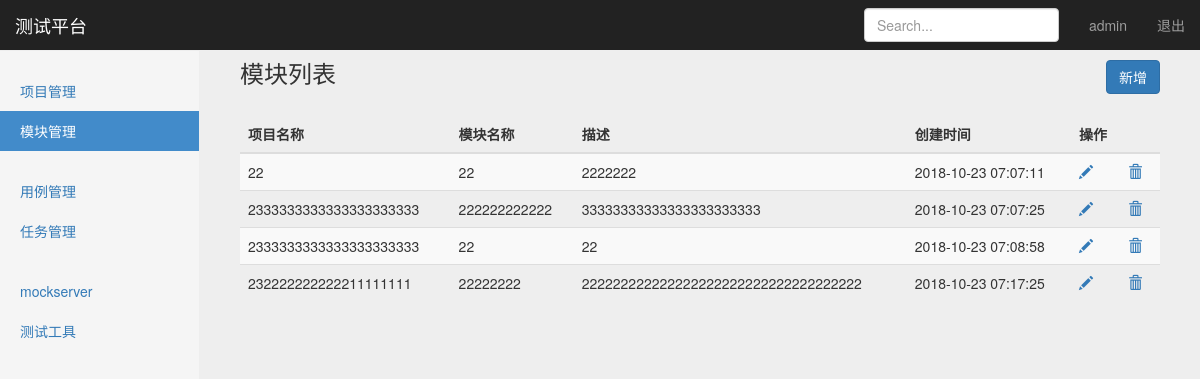
The app's page /manage/module_manage/ (signed in), older data.
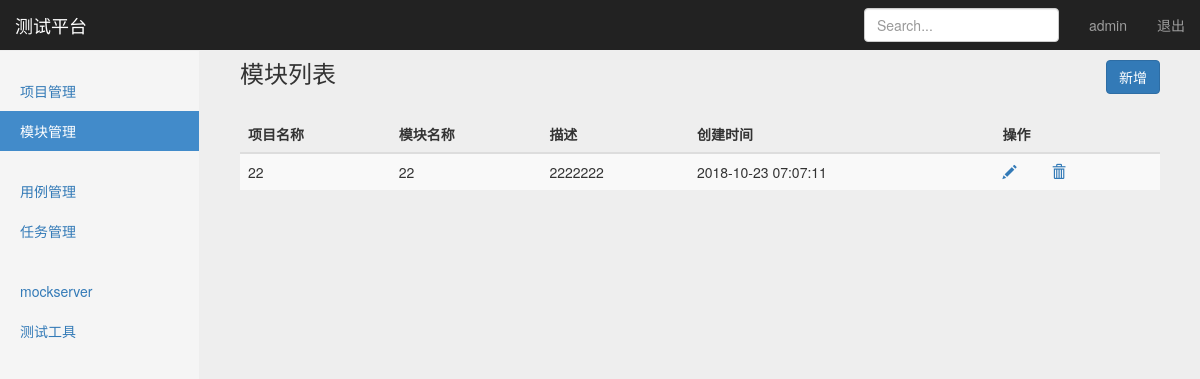
The same page, newer data.
### project_app/models.py (models this page shows, shortened)
class Module(models.Model):
    project = models.ForeignKey(Project,on_delete=models.CASCADE)
    mname = models.CharField("名称",max_length=255,blank=False,default="")
    description = models.CharField("描述", max_length=255, default="")
    create_time = models.DateTimeField("创建时间", auto_now=True)

class Project(models.Model):
    pname = models.CharField("名称",max_length=255,blank=False,default="")
    description = models.CharField("描述",max_length=255,default="")
    status = models.BooleanField("状态",default=True)
    create_time = models.DateTimeField("创建时间",auto_now=True)
    def __str__(self):
        return self.pname

### project_app/views/module_views.py (the view)
# urls.py: path("module_manage/", module_views.list_module),
@login_required
def list_module(request):
    cuser_name = request.session.get("cuser_name", "")
    latest_module_list = Module.objects.all()
    return render(request, "module_manage.html", {"cuser_name": cuser_name,"latest_module_list": latest_module_list,
                                                "type": "list"}
                  )

### templates/module_manage.html (shortened to what this page needs)
{% extends "base.html" %}
{% block content %}
    <nav class="navbar navbar-inverse navbar-fixed-top">
      <div class="container-fluid">
        <div class="navbar-header">
          <a class="navbar-brand" href="#">测试平台</a>
        </div>
        <div id="navbar" class="navbar-collapse collapse">
          <ul class="nav navbar-nav navbar-right">
            <li><a>{{ cuser_name }}</a></li>
            <li><a href="/logout/">退出</a></li>
          </ul>
          <form class="navbar-form navbar-right">
            <input type="text" class="form-control" placeholder="Search...">
          </form>
        </div>
      </div>
    </nav>
    <div class="container-fluid">
      <div class="row">
        <div class="col-sm-3 col-md-2 sidebar">
          <ul class="nav nav-sidebar">
            <li ><a href="/manage/project_manage">项目管理</a></li>
            <li class="active"><a href="/manage/module_manage">模块管理</a></li>
          </ul>
          <ul class="nav nav-sidebar">
            <li><a href="">用例管理</a></li>
            <li><a href="">任务管理</a></li>
          </ul>
          <ul class="nav nav-sidebar">
            <li><a href="">mockserver</a></li>
            <li><a href="">测试工具</a></li>
          </ul>
        </div>
        {% if type == "list" %}
        <form  action="" method="post">
        <div class="col-sm-9 col-sm-offset-3 col-md-10 col-md-offset-2 main">
          <h3 class="page-header">模块列表
          <button
                  type="button" class="btn btn-primary" style="float: right"
                  onclick="window.location.href='/manage/module_add'"
          >新增</button>
          </h3>
          <div class="table-responsive">
             <table class="table table-striped">
              <thead>
                <tr>
                  <th>项目名称</th>
                  <th>模块名称</th>
                  <th>描述</th>
                  <th>创建时间</th>
                  <th>操作</th>
                </tr>
              </thead>
              <tbody>
              {% for module_list in latest_module_list %}
                <tr>
                  <td>{{ module_list.project}}</td>
                  <td>{{ module_list.mname }}</td>
                  <td>{{ module_list.description}}</td>
                  <td>{{ module_list.create_time | date:"Y-m-d H:i:s"}}</td>
                  <td>
                  <a title="编辑" class="glyphicon glyphicon-pencil"  href="/manage/module_edit/{{module_list.id }}"></a>
                  <a title="删除" class="glyphicon glyphicon-trash" href="/manage/module_delete/{{module_list.id }}"></a>
                  </td>
                </tr>
              {% endfor %}
              </tbody>
            </table>
          </div>
        </div>
      </form>
      {% endif %}
      </div>
    </div>
 {% endblock %}

Row changes from the older to the newer data that the page shows:
removed Module: project "2333333333333333333333", mname "222222222222", description "33333333333333333333333", create_time "2018-10-23 07:07:25"
removed Module: project "2333333333333333333333", mname "22", description "22", create_time "2018-10-23 07:08:58"
removed Module: project "232222222222211111111", mname "22222222", description "222222222222222222222222222222222222", create_time "2018-10-23 07:17:25"
